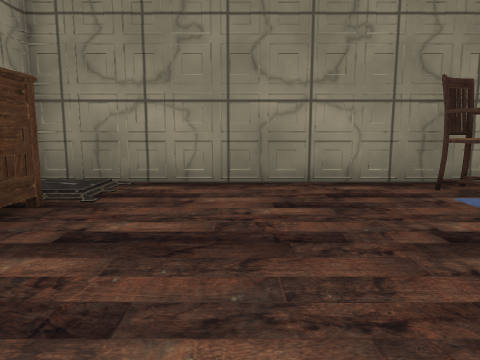
View 1 (above)

20 first-person views from a walk through a Unity game level. The camera is 0.55 m above the floor, tilts 8° down and sees 70° across. Doors are open. The floor is counted in squares, 0.5 m on a side. Each view is taken from the middle of a square. On the plan, view 1 faces up. The plan holds only what a view shows up to about 13 squares ahead; the rest is blank. The player is left out. Some surface patterns are stand-ins.

View 2
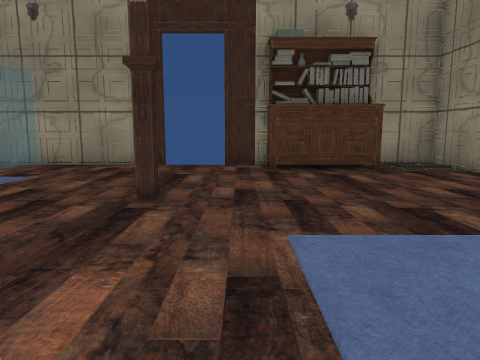

View 3
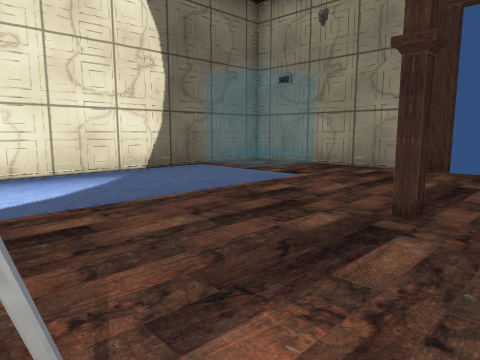

View 4
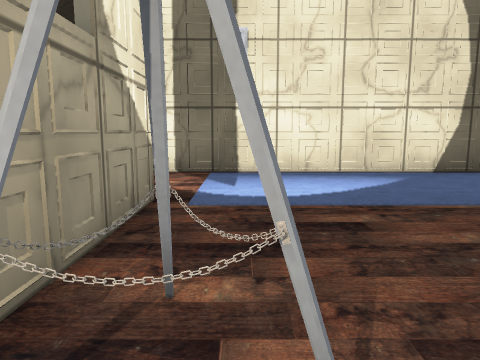

View 5
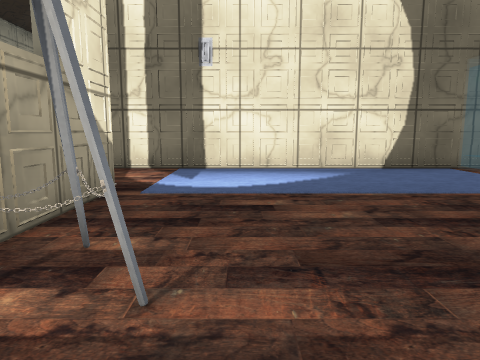

View 6
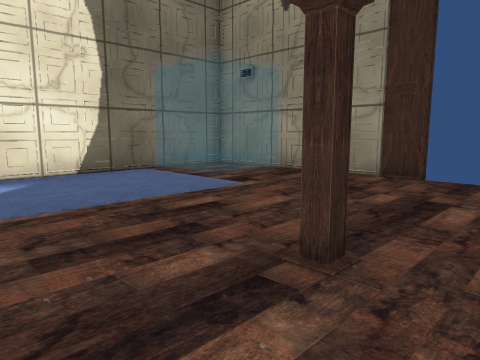

View 7
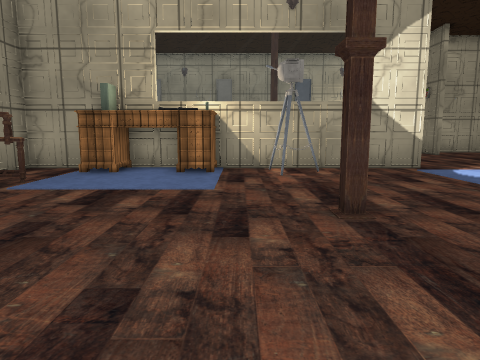

View 8
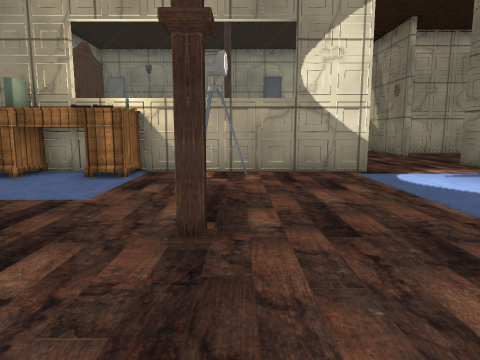

View 9
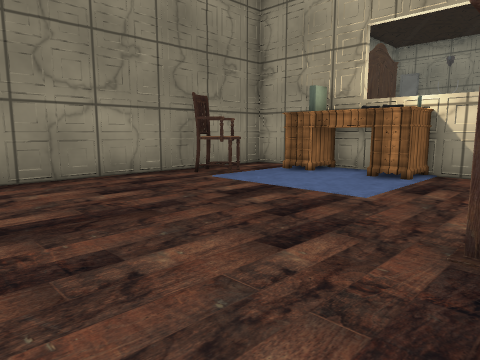

View 10
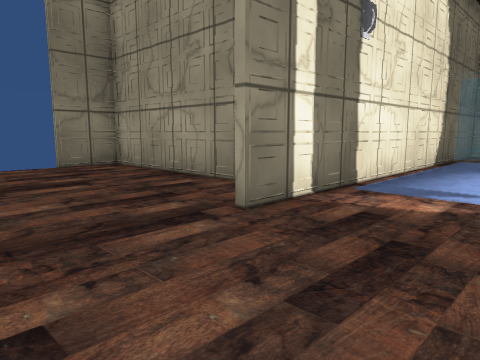

View 11
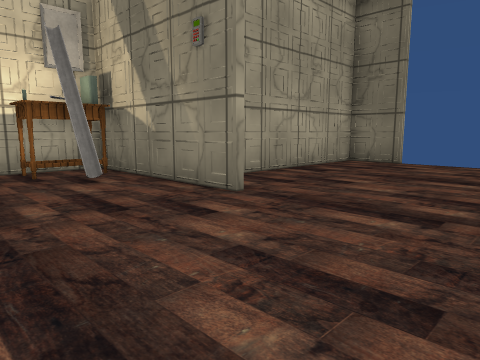

View 12
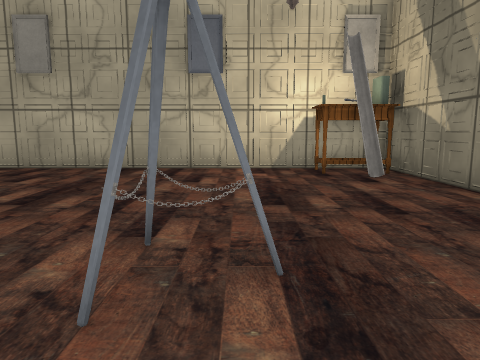

View 13
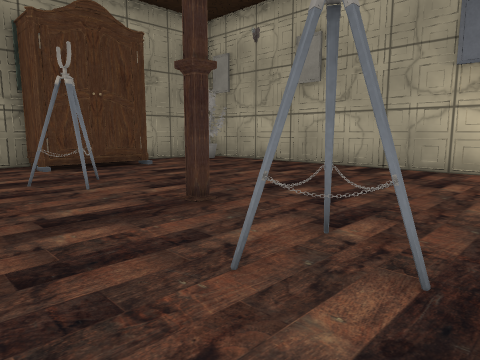

View 14
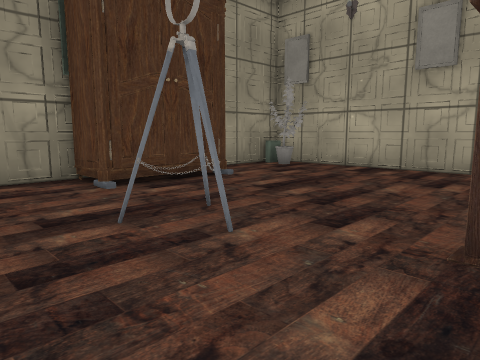

View 15
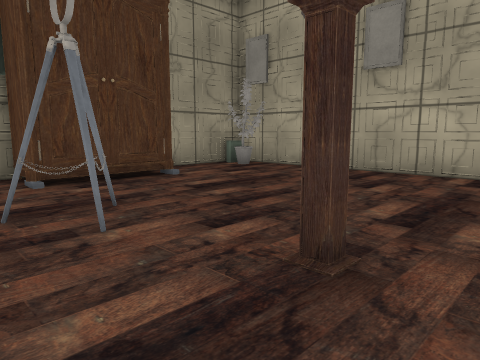

View 16
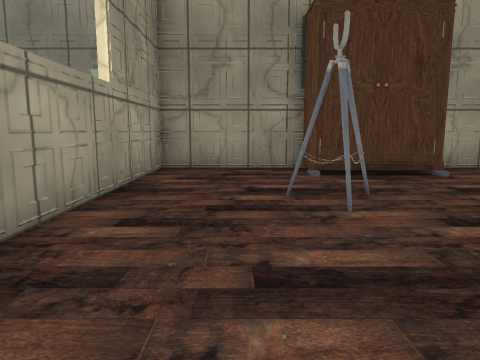

View 17
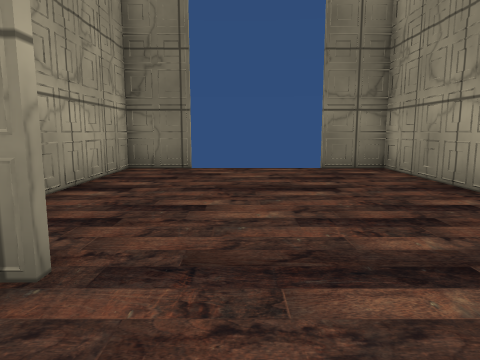

View 18
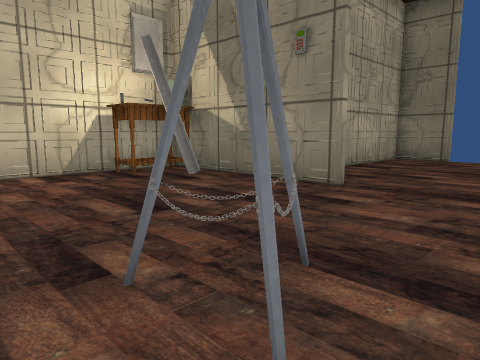

View 19
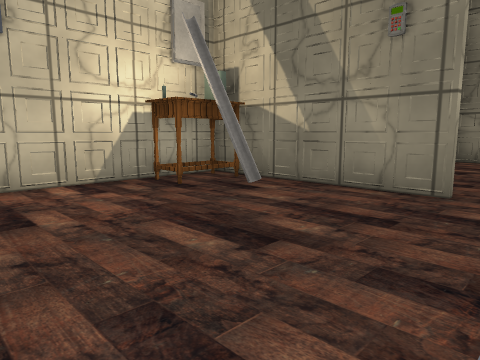

View 20
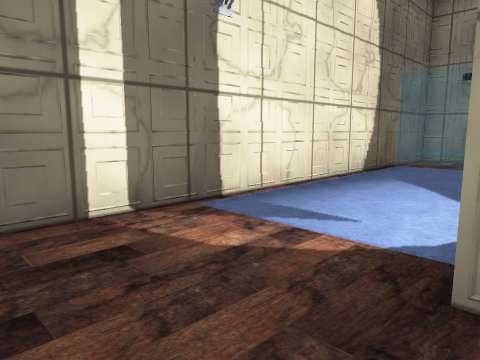

### Floor plan
Points are (right, up) in squares from view 1. A wall is a line through its corners. A room is listed if a view was taken in it or the views show most of it. See-through windows are left out.
Room 1 (views 1, 2, 3, 4, 5, 6, 7, 8, 9)
walls: (5.5, 0) (6.4, -0.3) (7, 0.2); (5.6, -0.1) (6, 0); (5.9, -0.5) (6.2, 0.2); (6.4, -1.2) (6.3, -0.4) (5.8, -0.2); (-4.4, -1.4) (-4.4, -8.4) (8, -8.4); (6.6, -1.2) (6.1, -0.7) (6.8, -0.6); (6.6, 0) (6.9, -0.3); (-4.4, 2) (-4.4, 0.5); (7.2, -2.6) (7.5, -2.2); (-4.6, -4.2) (-4.2, -4.6); (7.6, -1.8) (7.2, -1.4); (7.4, -4.6) (7.4, 1.9); (2.2, -8.6) (2.6, -8.2); (-0.8, -8.6) (-0.4, -8.2); (7.4, 4.2) (7.4, 7.4) (-4.2, 7.4) (-4.4, 7.2) (-4.4, 5.6); (-1.2, 7.6) (-1.6, 7.2); (6.4, -8.2) (6.8, -8.6); (7.6, 7.2) (7.4, 7.4)
low walls: (5.6, -0.1) (6.6, 0); (5.8, -0.2) (6.5, -1) (6.9, -0.1)
ways out: opening at (8, 3.5) to room 2; open door at (7.8, -6.8) to room 2; open door at (-4.5, -0.5); gap at (7, 0)
objects: other object (-4, 2) to (-3, 5); pillar (1, -1) to (2, 0); carpet (4, 6) to (6, 6); other object (4, 7) to (5, 7); desk (6, 2) to (7, 5); other object (7, 2); other object (7, 3)
Room 2 (views 10, 11, 12, 13, 14, 15, 16, 17, 18, 19, 20)
walls: (11.5, 1.6) (11.5, 2.5); (11.7, 2.1) (11.2, 2.1); (12.3, 2.9) (11.5, 2.4) (10.7, 2.9); (11.5, -3.5) (12.3, -3); (11, -3.2) (11.5, -3.5); (11.2, -3.5) (11, -3.2) (10.8, -3.2); (11.5, -4.4) (11.5, -3.5) (10.9, -3.2); (7.8, 1.6) (7.4, 1.2); (19.6, -4.8) (19.2, -4.4); (12, 7.4) (7.8, 7.4) (7.6, 7.2) (7.6, 0.3); (7.8, 4.6) (7.4, 4.2); (14.4, -8.2) (14.8, -8.6); (13.4, -8.4) (19.4, -8.4) (19.4, 7.2); (18.5, 7.4) (16.1, 7.4); (8.4, -8.2) (8.8, -8.5); (19.2, -8.6) (19.4, -8.4); (8, -8.4) (9.5, -8.4)
low walls: (11.5, 1.9) (11, 2.7); (12, 2.8) (11, 2.8); (11.5, -4.2) (12.1, -3.2) (11, -3.2) (12, -3.2); (11.5, -4.2) (11, -3.2)
ways out: opening at (8, 3.5) to room 1; open door at (7.8, -6.8) to room 1; open door at (11.5, -8.5) to room 3
objects: pillar (12, -1) to (13, 0); wardrobe (12, 6) to (12, 7); wardrobe (15, 7); other object (17, -7); table (18, -8) to (19, -6); other object (18, 6) to (19, 6); other object (19, 7)
Room 3 (no view inside)
walls: (15.2, -12.6) (15.6, -12.2); (15.2, -13.6) (15.5, -13.2); (13.4, -16.4) (15.2, -16.4) (15.4, -16.2) (15.4, -10.5); (7.4, -13.2) (7.8, -13.6); (7.6, -10.5) (7.6, -16.4) (7.6, -16.4) (9.5, -16.4)
ways out: open door at (11.5, -8.5) to room 2; open door at (11.5, -16.5)

Positions as (right, up) in squares from view 1, and headings:
1: (0, 0), facing up
2: (7, 1), facing left
3: (6, 1), facing down-left
4: (6, 1), facing down
5: (5, 2), facing down
6: (4, 1), facing down-left
7: (-3, 1), facing right
8: (-2, -1), facing right
9: (-2, -1), facing up-right
10: (13, -5), facing down-left
11: (9, -4), facing down-right
12: (9, -4), facing right
13: (9, -5), facing up-right
14: (9, -1), facing up-right
15: (10, -2), facing up-right
16: (10, -3), facing up
17: (12, -6), facing down
18: (10, -2), facing down-right
19: (12, -2), facing down-right
20: (10, -4), facing down-left
